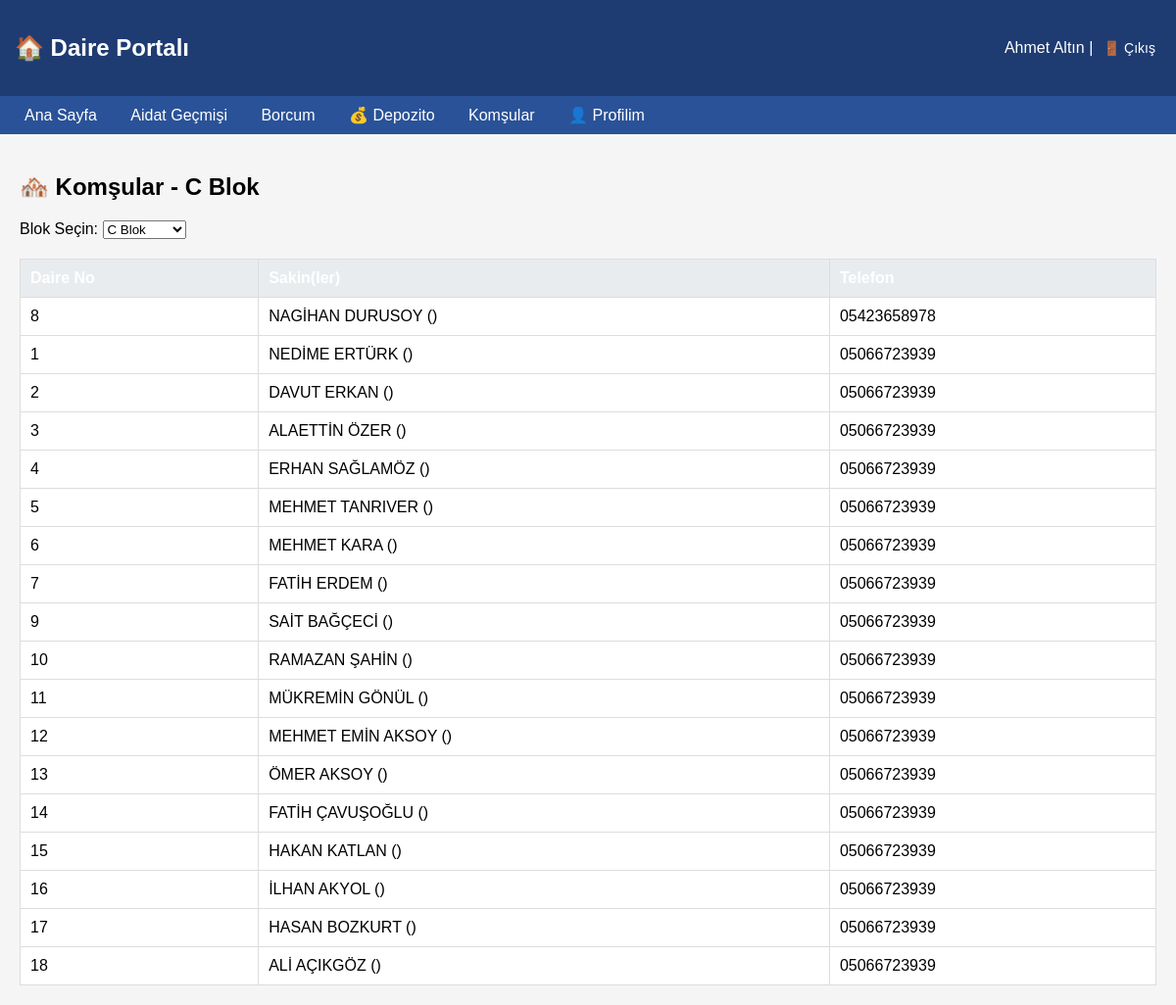
The app's page /portal/komsular/ (signed in) with its own data.
### bina/models.py (models this page shows, shortened)
class Kisi(models.Model):
    site = models.ForeignKey(Site, on_delete=models.CASCADE, verbose_name="Site", null=True, blank=True)
    ad_soyad = models.CharField(max_length=100, verbose_name="Ad Soyad")
    KISI_TIPI = [
        ('ev_sahibi', 'Ev Sahibi'),
        ('kiraci', 'Kiracı'),
        ('aile_ferdi', 'Aile Ferdi (Eş/Çocuk/Anne/Baba)'),  # YENİ
        ('diger', 'Diğer'),  # YENİ
    ]
    ad_soyad = models.CharField(max_length=100, verbose_name="Ad Soyad")
    kisi_tipi = models.CharField(max_length=20, choices=KISI_TIPI, verbose_name="Kişi Tipi")
    tc_kimlik = models.CharField(max_length=11, blank=True, verbose_name="TC Kimlik No")
    telefon = models.CharField(max_length=15, verbose_name="Telefon")
    cep_telefonu = models.CharField(max_length=15, blank=True, verbose_name="Cep Telefonu")
    is_telefonu = models.CharField(max_length=15, blank=True, verbose_name="İş Telefonu")
    email = models.EmailField(blank=True, verbose_name="E-posta")
    adres = models.TextField(blank=True, verbose_name="Adres")
    acil_durum_kisisi = models.CharField(max_length=100, blank=True, verbose_name="Acil Durum Kişisi")
    acil_durum_tel = models.CharField(max_length=15, blank=True, verbose_name="Acil Durum Telefonu")
    aktif_mi = models.BooleanField(default=True, verbose_name="Aktif mi?")
    notlar = models.TextField(blank=True, verbose_name="Notlar")
    diger_aciklama = models.CharField(max_length=200, blank=True, verbose_name="Diğer Açıklaması",
                                       help_text="Kişi tipi 'Diğer' seçildiyse açıklama giriniz (Örn: Misafir, Hizmetli vb.)")
    class Meta:
        verbose_name = "Kişi"
        verbose_name_plural = "Kişiler"

class Daire(models.Model):
    site = models.ForeignKey(Site, on_delete=models.CASCADE, verbose_name="Site", null=True, blank=True)
    blok = models.ForeignKey(Blok, on_delete=models.CASCADE, verbose_name="Blok", related_name='daireler')
    daire_no = models.CharField(max_length=10, verbose_name="Daire No")
    TASINMAZ_TIPI = [
        ('kat_mulkiyeti', 'Kat Mülkiyeti'),
        ('kat_irtifaki', 'Kat İrtifakı'),
        ('diger', 'Diğer'),
    ]
    NITELIK_TIPI = [
        ('mesken', 'Mesken'),
        ('dukkan', 'Dükkan'),
        ('depo', 'Depo'),
        ('ofis', 'Ofis'),
        ('diger', 'Diğer'),
    ]
    DAIRE_TIPLERI = [
        ('1+0', '1+0 (Stüdyo)'),
        ('1+1', '1+1'),
        ('2+1', '2+1'),
        ('3+1', '3+1'),
        ('3+1_dublex', '3+1 Dublex'),
        ('4+1', '4+1'),
        ('4+1_dublex', '4+1 Dublex'),
        ('5+1', '5+1'),
        ('5+1_dublex', '5+1 Dublex'),
        ('6+1', '6+1'),
        ('diger', 'Diğer'),
    ]
    blok = models.ForeignKey(Blok, on_delete=models.CASCADE, verbose_name="Blok", related_name='daireler')
    daire_no = models.CharField(max_length=10, verbose_name="Daire No")
    daire_tipi = models.CharField(max_length=20, choices=DAIRE_TIPLERI, verbose_name="Daire Tipi")
    isletme_giderlerinden_muaf = models.BooleanField(
        default=False,
        verbose_name="İşletme Giderlerinden Muaf",
        help_text="Yönetici daireleri için işaretlenir. Bu daireye aidat, yakıt, elektrik, su gibi işletme giderleri yansıtılmaz."
    )
    demirbas_giderlerinden_muaf = models.BooleanField(
        default=False,
        verbose_name="Demirbaş Giderlerinden Muaf",
        help_text="Bu daireye asansör, hidrofor gibi demirbaş giderleri yansıtılmaz."
    )
    tasinmaz_tipi = models.CharField(max_length=20, choices=TASINMAZ_TIPI, default='kat_mulkiyeti', verbose_name="Taşınmaz Tipi")
    nitelik = models.CharField(max_length=20, choices=NITELIK_TIPI, default='mesken', verbose_name="Nitelik")
    arsa_pay_pay = models.IntegerField(default=1, verbose_name="Arsa Payı (Pay)",
                                       help_text="Örnek: 48 (48/2700 pay için)")
    arsa_pay_payda = models.IntegerField(default=10000, verbose_name="Arsa Payı (Payda)",
                                         help_text="Örnek: 2700 (48/2700 pay için)")
    hisse_orani = models.DecimalField(max_digits=10, decimal_places=6, default=0.0001,
                                      help_text="Otomatik hesaplanır: Pay/Payda",
                                      verbose_name="Hisse Oranı")
    kat = models.IntegerField(default=1, verbose_name="Bulunduğu Kat")
    net_metrekare = models.IntegerField(null=True, blank=True, verbose_name="Net Metrekare",
                                        help_text="Dairenin iç net alanı (m²)")
    brut_metrekare = models.IntegerField(null=True, blank=True, verbose_name="Brüt Metrekare",
                                         help_text="Duvarlar dahil toplam alan (m²) - YAKIT HESABI İÇİN")
    balkon_m2 = models.IntegerField(null=True, blank=True, verbose_name="Balkon Alanı (m²)")
    oda_sayisi = models.IntegerField(default=3, verbose_name="Oda Sayısı")
    tapu_kayit_no = models.CharField(max_length=50, blank=True, verbose_name="Tapu Kayıt No")
    tapu_sahibi = models.CharField(max_length=100, blank=True, verbose_name="Tapu Sahibi")
    tapu_tarihi = models.DateField(null=True, blank=True, verbose_name="Tapu Tarihi")
    class Meta:
        verbose_name = "Daire"
        verbose_name_plural = "Daireler"
        unique_together = ['blok', 'daire_no']

### bina/portal_views.py (the view)
# urls.py: path('komsular/', portal_views.komsular, name='komsular'),
@login_required
def komsular(request, blok=None):
    daire_kullanici = DaireKullanici.objects.get(kullanici=request.user)
    mevcut_blok = daire_kullanici.daire.blok.blok_adi
    bloklar = Blok.objects.all().values_list('blok_adi', flat=True).distinct()
    if blok:
        secili_blok = blok
        daireler = Daire.objects.filter(blok__blok_adi=blok)
    else:
        secili_blok = mevcut_blok
        daireler = Daire.objects.filter(blok__blok_adi=mevcut_blok)
    komsu_listesi = []
    for d in daireler:
        iliskiler = DaireIliskisi.objects.filter(daire=d, aktif_mi=True)
        sakinler = []
        for iliski in iliskiler:
            sakinler.append({
                'ad_soyad': iliski.kisi.ad_soyad,
                'telefon': iliski.kisi.telefon,
                'iliski': iliski.get_iliski_tipi_display(),
            })
        komsu_listesi.append({
            'daire_no': d.daire_no,
            'sakinler': sakinler,
        })
    context = {
        'komsular': komsu_listesi,
        'bloklar': bloklar,
        'secili_blok': secili_blok,
        'mevcut_blok': mevcut_blok,
        'daire': daire_kullanici.daire,
    }
    return render(request, 'portal/komsular.html', context)

### bina/context_processors.py (called while the page is built)
def site_selector(request):
    sites = []
    aktif_site_id = None
    if request.path.startswith('/admin/'):
        sites = Site.objects.filter(aktif=True)
        aktif_site_id = request.session.get('aktif_site_id')
    return {
        'sites': sites,
        'aktif_site_id': aktif_site_id,
    }

### bina/templates/portal/komsular.html (shortened to what this page needs)
{% extends "portal/base.html" %}
{% block content %}
<h2>🏘️ Komşular - {{ secili_blok }} Blok</h2>
<div style="margin-bottom: 20px;">
    <label>Blok Seçin:</label>
    <select onchange="window.location.href='/portal/komsular/'+this.value">
        {% for blok in bloklar %}
        <option value="{{ blok }}" {% if secili_blok == blok %}selected{% endif %}>{{ blok }} Blok</option>
        {% endfor %}
    </select>
</div>
<table style="width:100%; border-collapse: collapse;">
    <thead>
        <tr style="background: #1e3c72; color: white;">
            <th>Daire No</th>
            <th>Sakin(ler)</th>
            <th>Telefon</th>
        </tr>
    </thead>
    <tbody>
        {% for komsu in komsular %}
        <tr>
            <td>{{ komsu.daire_no }}</td>
            <td>
                {% for sakin in komsu.sakinler %}
                    {{ sakin.ad_soyad }} ({{ sakin.iliskisi }})<br>
                {% empty %}
                    -
                {% endfor %}
            </td>
            <td>
                {% for sakin in komsu.sakinler %}
                    {{ sakin.telefon }}<br>
                {% endfor %}
            </td>
        </tr>
        {% empty %}
        <tr><td colspan="3">Bu blokta kayıtlı daire bulunmamaktadır.</td></tr>
        {% endfor %}
    </tbody>
</table>
{% endblock %}

### bina/templates/portal/base.html (shortened to what this page needs)
<!DOCTYPE html>
<html>
<head>
</head>
<body>
    <div class="header">
        <h2>🏠 Daire Portalı</h2>
        <div>
            {{ request.user.get_full_name }} |
            <form action="{% url 'portal_logout' %}" method="post" style="display: inline;">
                <button type="submit" class="logout-btn">🚪 Çıkış</button>
            </form>
        </div>
    </div>
    <div class="nav">
        <a href="{% url 'portal_ana' %}">Ana Sayfa</a>
        <a href="{% url 'aidat_gecmisi' %}">Aidat Geçmişi</a>
        <a href="{% url 'borc_durumu' %}">Borcum</a>
        <a href="{% url 'depozito_gecmisi' %}">💰 Depozito</a>
        <a href="{% url 'komsular' %}">Komşular</a>
        <a href="{% url 'profil_duzenle' %}">👤 Profilim</a>
    </div>
    <div class="container">
        {% block content %}{% endblock %}
    </div>
</body>
</html>

### bina/templates/portal/base.html (style rules this page uses)
body { font-family: Arial; margin: 0; padding: 0; background: #f5f5f5; }
.header { background: #1e3c72; color: white; padding: 15px; display: flex; justify-content: space-between; align-items: center; }
.nav { background: #2a5298; padding: 10px; }
.nav a { color: white; text-decoration: none; margin: 0 15px; }
.container { padding: 20px; max-width: 1200px; margin: auto; }
table { width: 100%; border-collapse: collapse; background: white; }
th, td { padding: 10px; border: 1px solid #ddd; text-align: left; }
th { background: #e9ecef; }
.logout-btn { background: none; border: none; color: white; cursor: pointer; font-size: 14px; }

### records on screen
Kisi: ad_soyad "NAGİHAN DURUSOY", telefon "05423658978"
Kisi: ad_soyad "NEDİME ERTÜRK", telefon "05066723939"
Kisi: ad_soyad "DAVUT ERKAN", telefon "05066723939"
Kisi: ad_soyad "ALAETTİN ÖZER", telefon "05066723939"
Kisi: ad_soyad "ERHAN SAĞLAMÖZ", telefon "05066723939"
Kisi: ad_soyad "MEHMET TANRIVER", telefon "05066723939"
Kisi: ad_soyad "MEHMET KARA", telefon "05066723939"
Kisi: ad_soyad "FATİH ERDEM", telefon "05066723939"
Kisi: ad_soyad "SAİT BAĞÇECİ", telefon "05066723939"
Daire: daire_no "10"
Kisi: ad_soyad "RAMAZAN ŞAHİN", telefon "05066723939"
Daire: daire_no "11"
Kisi: ad_soyad "MÜKREMİN GÖNÜL", telefon "05066723939"
Daire: daire_no "12"
Kisi: ad_soyad "MEHMET EMİN AKSOY", telefon "05066723939"
Daire: daire_no "13"
Kisi: ad_soyad "ÖMER AKSOY", telefon "05066723939"
Daire: daire_no "14"
Kisi: ad_soyad "FATİH ÇAVUŞOĞLU", telefon "05066723939"
Daire: daire_no "15"
Kisi: ad_soyad "HAKAN KATLAN", telefon "05066723939"
Daire: daire_no "16"
Kisi: ad_soyad "İLHAN AKYOL", telefon "05066723939"
Daire: daire_no "17"
Kisi: ad_soyad "HASAN BOZKURT", telefon "05066723939"
Daire: daire_no "18"
Kisi: ad_soyad "ALİ AÇIKGÖZ", telefon "05066723939"

### other values on screen
{{ request.user.get_full_name }} "Ahmet Altın"
{{ secili_blok }} "C"
{{ komsu.daire_no }} "8" "1" "2" "3" "4" "5" "6" "7" "9"
form field value "C Blok"
